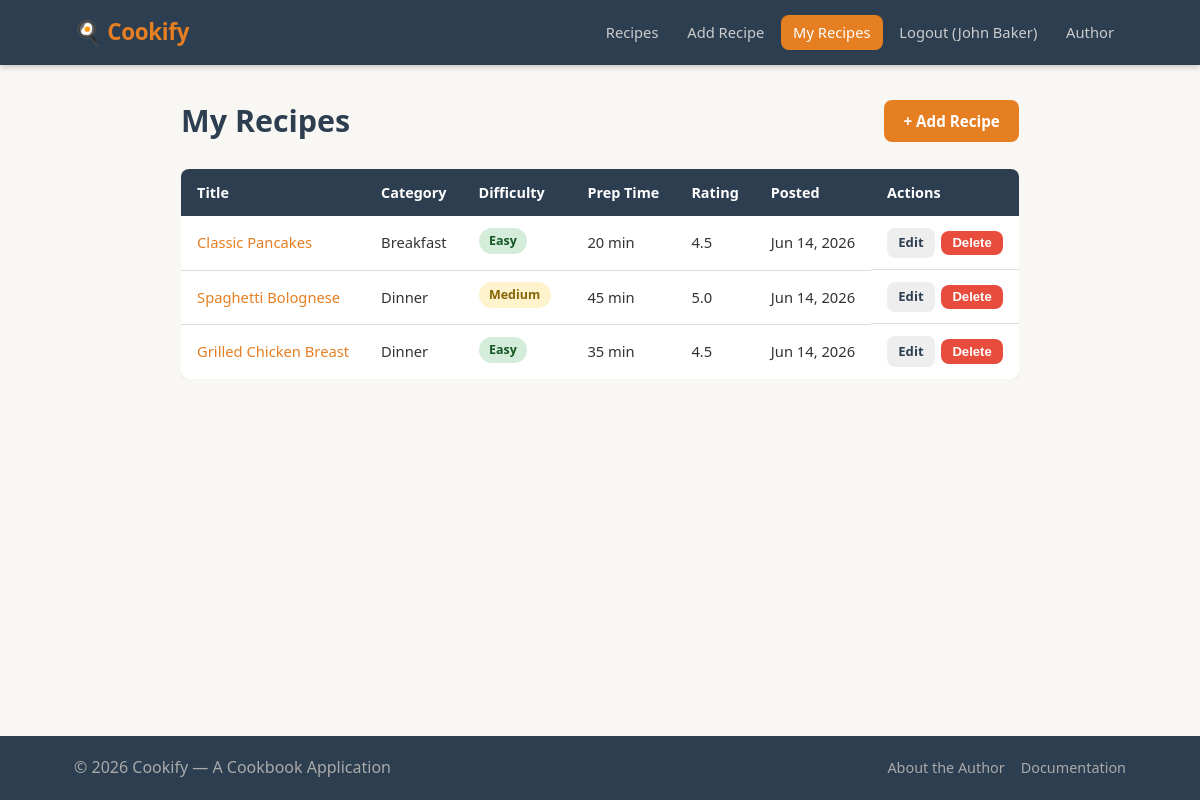
The page /views/my_recipes.php (signed in) on the database its author committed.
### tables this page shows
CREATE TABLE `recipes` (
    `id`           INT UNSIGNED NOT NULL AUTO_INCREMENT,
    `user_id`      INT UNSIGNED NOT NULL,
    `category_id`  INT UNSIGNED NOT NULL,
    `title`        VARCHAR(200) NOT NULL,
    `description`  TEXT         NOT NULL,
    `prep_time`    SMALLINT UNSIGNED NOT NULL COMMENT 'minutes',
    `difficulty`   ENUM('easy','medium','hard') NOT NULL DEFAULT 'medium',
    `image_original` VARCHAR(255) DEFAULT NULL,
    `image_thumb`    VARCHAR(255) DEFAULT NULL,
    `created_at`   DATETIME NOT NULL DEFAULT CURRENT_TIMESTAMP,
    `updated_at`   DATETIME NOT NULL DEFAULT CURRENT_TIMESTAMP ON UPDATE CURRENT_TIMESTAMP,
    PRIMARY KEY (`id`),
    FOREIGN KEY (`user_id`)     REFERENCES `users`(`id`)      ON DELETE CASCADE,
    FOREIGN KEY (`category_id`) REFERENCES `categories`(`id`) ON DELETE RESTRICT
);

CREATE TABLE `categories` (
    `id`          INT UNSIGNED NOT NULL AUTO_INCREMENT,
    `name`        VARCHAR(100) NOT NULL,
    `description` TEXT         DEFAULT NULL,
    `created_at`  DATETIME     NOT NULL DEFAULT CURRENT_TIMESTAMP,
    PRIMARY KEY (`id`)
);

### includes/auth.php (called while the page is built, shortened)
<?php
function current_user_id(): ?int {
    return $_SESSION['user_id'] ?? null;
}

### models/recipes.php (called while the page is built, shortened)
<?php
function get_user_recipes(PDO $pdo, int $user_id): array
{
    $stmt = $pdo->prepare('
        SELECT r.*, c.name AS category_name,
               ROUND(AVG(rt.score), 1) AS avg_rating
        FROM recipes r
        JOIN categories c ON c.id = r.category_id
        LEFT JOIN ratings rt ON rt.recipe_id = r.id
        WHERE r.user_id = ?
        GROUP BY r.id
        ORDER BY r.created_at DESC
    ');
    $stmt->execute([$user_id]);
    return $stmt->fetchAll();
}

### views/my_recipes.php (the view, shortened to what this page needs)
<?php
require_once ROOT . '/config/connection.php';
require_once ROOT . '/includes/auth.php';
require_once ROOT . '/includes/logger.php';
require_once ROOT . '/models/recipes.php';
$pdo = get_db();
$recipes    = get_user_recipes($pdo, current_user_id());
require_once VIEWS . '/fixed/head.php';
require_once VIEWS . '/fixed/top-nav.php';
?>
<div class="page-header">
    <h1>My Recipes</h1>
    <a href="<?= BASE_URL ?>/views/add_recipe.php" class="btn btn-primary">+ Add Recipe</a>
</div>
<?php if (empty($recipes)): ?>
    <div class="empty-state">
        <p>You haven't posted any recipes yet.</p>
        <a href="<?= BASE_URL ?>/views/add_recipe.php" class="btn btn-primary">Add Your First Recipe</a>
    </div>
<?php else: ?>
    <div class="table-scroll"><table class="data-table">
        <thead>
            <tr>
                <th>Title</th><th>Category</th><th>Difficulty</th>
                <th>Prep Time</th><th>Rating</th><th>Posted</th><th>Actions</th>
            </tr>
        </thead>
        <tbody>
            <?php foreach ($recipes as $r): ?>
                <tr>
                    <td data-label="Title"><a href="<?= BASE_URL ?>/views/recipe.php?id=<?= $r['id'] ?>"><?= htmlspecialchars($r['title']) ?></a></td>
                    <td data-label="Category"><?= htmlspecialchars($r['category_name']) ?></td>
                    <td data-label="Difficulty"><span class="tag tag-<?= $r['difficulty'] ?>"><?= ucfirst($r['difficulty']) ?></span></td>
                    <td data-label="Prep Time"><?= $r['prep_time'] ?> min</td>
                    <td data-label="Rating"><?= $r['avg_rating'] ?? '—' ?></td>
                    <td data-label="Posted"><?= date('M j, Y', strtotime($r['created_at'])) ?></td>
                    <td data-label="Actions" class="table-actions">
                        <a href="<?= BASE_URL ?>/views/edit_recipe.php?id=<?= $r['id'] ?>" class="btn btn-small btn-secondary">Edit</a>
                        <form method="POST" action="" style="display:inline"
                              onsubmit="return confirm('Delete this recipe?')">
                            <button type="submit" class="btn btn-small btn-danger">Delete</button>
                        </form>
                    </td>
                </tr>
            <?php endforeach; ?>
        </tbody>
    </table></div>
<?php endif; ?>
<?php require_once VIEWS . '/fixed/footer.php'; ?>

### assets/css/style.css (style rules this page uses)
*, *::before, *::after { box-sizing: border-box; margin: 0; padding: 0; }
:root { --primary: #e67e22; --primary-d: #cf6d17; --dark: #2c3e50; --text: #333; --muted: #777; --border: #ddd; --bg: #f9f7f4; --white: #fff; --danger: #e74c3c; --success: #27ae60; --warning: #f39c12; --radius: 8px; --shadow: 0 2px 8px rgba(0,0,0,.08); }
body { font-family: 'Segoe UI', system-ui, sans-serif; font-size: 16px; line-height: 1.6; color: var(--text); background: var(--bg); min-height: 100vh; display: flex; flex-direction: column; }
a { color: var(--primary); text-decoration: none; }
.btn { display: inline-flex; align-items: center; gap: .4rem; padding: .55rem 1.2rem; border: none; border-radius: var(--radius); font-size: .95rem; font-weight: 600; cursor: pointer; transition: background .15s, transform .1s; text-decoration: none; }
.btn-primary { background: var(--primary); color: var(--white); }
.btn-secondary { background: #eee; color: var(--dark); }
.btn-danger { background: var(--danger); color: var(--white); }
.btn-small { padding: .3rem .7rem; font-size: .82rem; }
.page-header { display: flex; justify-content: space-between; align-items: center; margin-bottom: 1.5rem; flex-wrap: wrap; gap: .8rem; }
.page-header h1 { font-size: 1.9rem; color: var(--dark); }
.tag { display: inline-block; padding: .2rem .65rem; background: #eee; border-radius: 20px; font-size: .78rem; font-weight: 600; color: var(--dark); margin-right: .3rem; margin-bottom: .3rem; }
.tag-easy { background: #d4edda; color: #155724; }
.tag-medium { background: #fff3cd; color: #856404; }
.data-table { width: 100%; border-collapse: collapse; background: var(--white); border-radius: var(--radius); overflow: hidden; box-shadow: var(--shadow); }
.data-table th { background: var(--dark); color: var(--white); padding: .75rem 1rem; text-align: left; font-size: .9rem; }
.data-table td { padding: .7rem 1rem; border-bottom: 1px solid var(--border); font-size: .92rem; vertical-align: middle; }
.data-table tr:last-child td { border-bottom: none; }
.table-actions { display: flex; gap: .4rem; align-items: center; flex-wrap: wrap; }
.table-scroll { overflow-x: auto; -webkit-overflow-scrolling: touch; }

### rows shown on the page
recipes: title "Classic Pancakes", category.name "Breakfast", difficulty "Easy", prep_time "20", avg_rating "4.5", created_at "Jun 14, 2026"
recipes: title "Spaghetti Bolognese", category.name "Dinner", difficulty "Medium", prep_time "45", avg_rating "5.0", created_at "Jun 14, 2026"
recipes: title "Grilled Chicken Breast", category.name "Dinner", difficulty "Easy", prep_time "35", avg_rating "4.5", created_at "Jun 14, 2026"

### other values the page prints
$_SESSION['user_name'] "John Baker"
